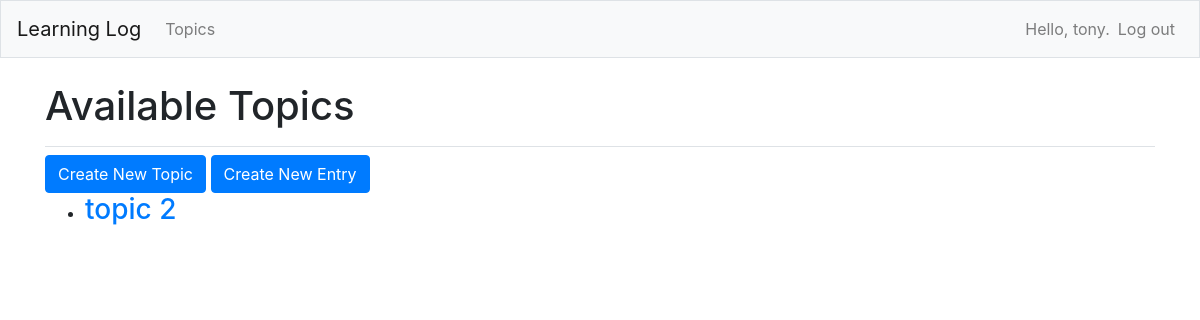
The page /topics/ (signed in) on the database as committed earlier.
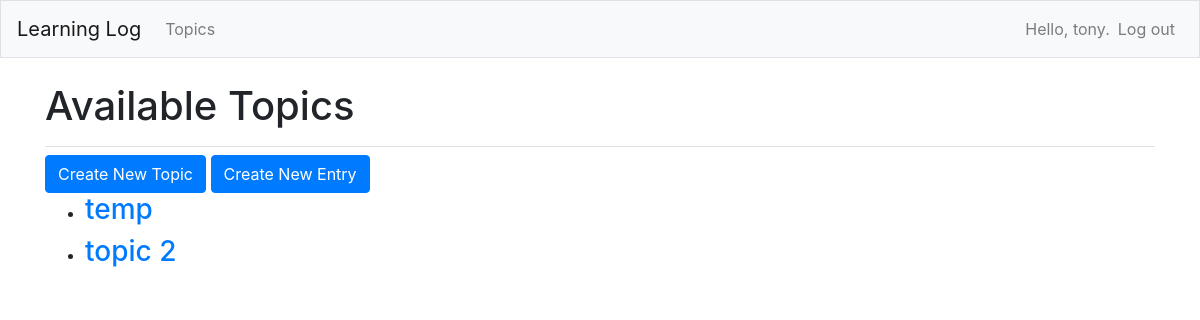
The same page on the database as committed later.
### learning_logs/models.py (models this page shows, shortened)
class Topic(models.Model):
    text = models.CharField(max_length=200)
    date_added = models.DateTimeField(auto_now_add=True)
    owner = models.ForeignKey(User, on_delete=models.CASCADE)

### learning_logs/views.py (the view)
# urls.py: path('topics/', views.view_topics, name='view_topics'),
@login_required
def view_topics(request):
    print(f'in view_topics()')
    queryset = Topic.objects.filter(owner=request.user).order_by('date_added')
    context = {
        "topics": queryset
    }
    return render(request, "learning_logs/topics.html", context)

### learning_logs/templates/learning_logs/topics.html
{% extends 'learning_logs/base.html' %}
{% load bootstrap4 %}
{% block page_header %}
    <h1>Available Topics</h1>
{% endblock page_header %}
{% block content %}
    {% buttons %}
    <button type="button"
            class="btn btn-primary"
            onclick="location.href='{% url 'learning_logs:create_topic' %}'"
            name='create_topic'>Create New Topic</button>
    {% if topics %}
    <button type="button"
            class="btn btn-primary"
            onclick="location.href='{% url 'learning_logs:create_entry' %}'"
            name='create_topic'>Create New Entry</button>
    {% else %}
    <button type="button"
            class="btn btn-primary"
            disabled
            onclick="location.href='{% url 'learning_logs:create_entry' %}'"
            name='create_topic'>Create New Entry</button>
    {% endif %}
    {% endbuttons %}
    <ul>
        {% for topic in topics %}
            <li><h3><a href="{% url 'learning_logs:view_topic' topic.id %}">
                {{ topic.text }}</a>
            </h3></li>
        {% empty %}
            <li><h3>No topics defined yet ...</h3></li>
        {% endfor %}
    </ul>
{% endblock content %}

Rows that differ between the two databases and show on the page:
added Topic: text "temp"
